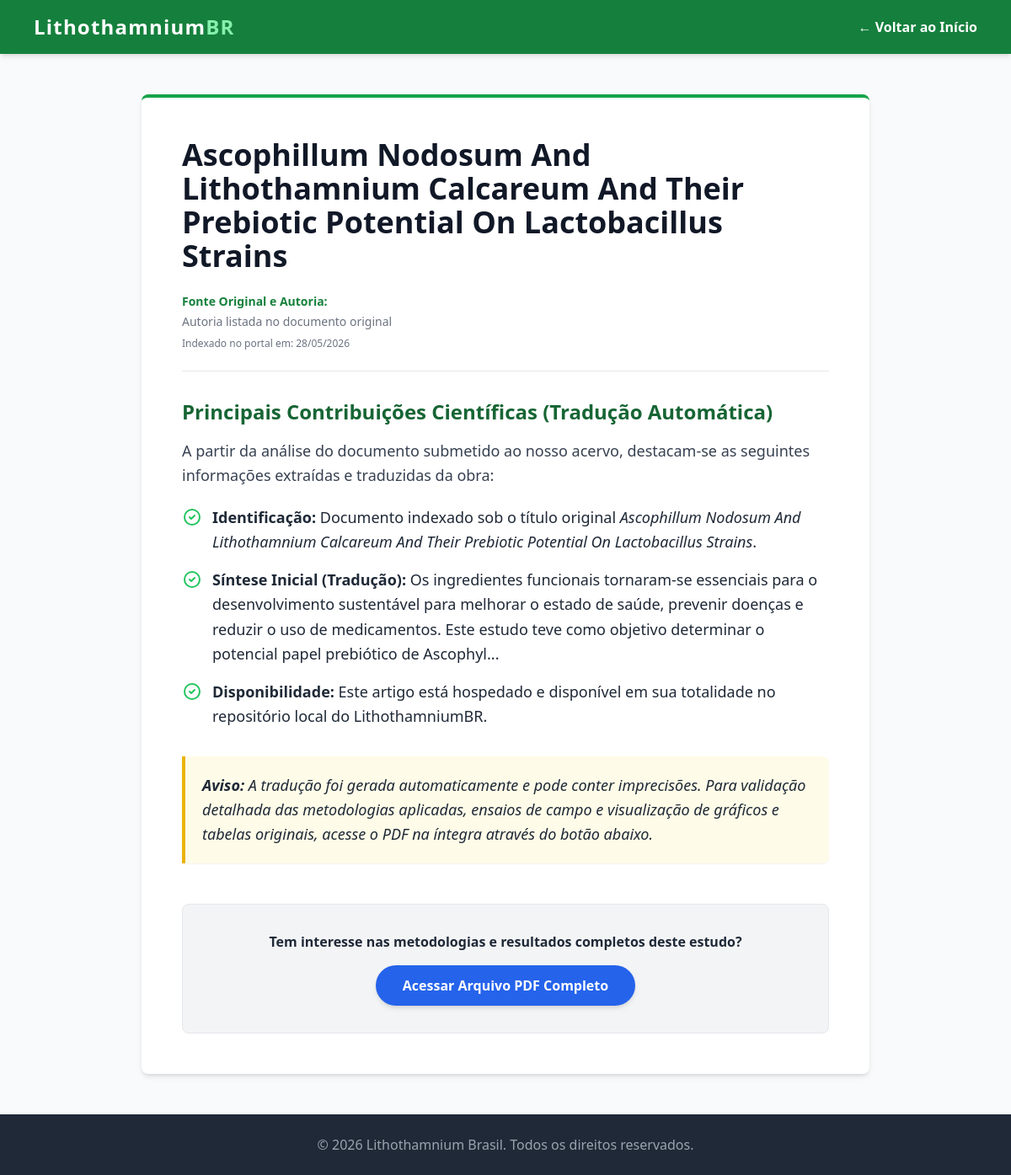
The page /artigo/2 on the database its author committed.
### tables this page shows
CREATE TABLE pesquisas (
            id INTEGER PRIMARY KEY AUTOINCREMENT,
            titulo TEXT,
            autores TEXT,
            resumo TEXT,
            conteudo TEXT,
            link_original TEXT UNIQUE,
            data_coleta TEXT,
            imagem TEXT
        );

### app.py (the view)
@app.route('/artigo/<int:id>')
def artigo(id):
    conn = conectar_banco()
    cursor = conn.cursor()
    cursor.execute('SELECT * FROM pesquisas WHERE id = ?', (id,))
    pesquisa = cursor.fetchone()
    conn.close()
    if pesquisa is None:
        return "Artigo não encontrado", 404
    return render_template('artigo.html', pesquisa=pesquisa)

### app.py (called while the page is built)
def conectar_banco():
    diretorio_atual = os.path.dirname(os.path.abspath(__file__))
    caminho_banco = os.path.join(diretorio_atual, 'pesquisas.db')
    conn = sqlite3.connect(caminho_banco)
    conn.row_factory = sqlite3.Row
    return conn

### templates/artigo.html (shortened to what this page needs)
<!DOCTYPE html>
<html lang="pt-BR">
<head>
    <script src="https://cdn.tailwindcss.com"></script>
</head>
<body class="bg-gray-50 text-gray-800 font-sans min-h-screen flex flex-col">
    <nav class="bg-green-700 text-white shadow-md">
        <div class="max-w-6xl mx-auto px-4 py-4 flex justify-between items-center">
            <a href="/" class="text-2xl font-bold tracking-wider hover:text-green-300 transition">Lithothamnium<span class="text-green-300">BR</span></a>
            <a href="/" class="font-semibold hover:text-green-300 transition">&larr; Voltar ao Início</a>
        </div>
    </nav>
    <main class="flex-grow w-full max-w-4xl mx-auto px-4 py-12">
        <article class="bg-white p-8 md:p-12 rounded-lg shadow-md border-t-4 border-green-600">
            <h1 class="text-3xl md:text-4xl font-extrabold text-gray-900 mb-6 leading-tight">{{ pesquisa.titulo }}</h1>
            <div class="text-sm text-gray-500 mb-8 border-b border-gray-200 pb-6">
                <p class="font-semibold mb-1 text-green-700">Fonte Original e Autoria:</p>
                <p>{{ pesquisa.autores }}</p>
                <p class="mt-2 text-xs">Indexado no portal em: {{ pesquisa.data_coleta }}</p>
            </div>
            <div class="prose max-w-none text-gray-700 text-lg leading-relaxed mb-10">
                {{ pesquisa.conteudo | safe }}
            </div>
            <div class="bg-gray-100 p-8 rounded-lg text-center border border-gray-200 mt-12">
                <p class="text-gray-800 mb-4 font-semibold">Tem interesse nas metodologias e resultados completos deste estudo?</p>
                <a href="{{ pesquisa.link_original }}" target="_blank" rel="noopener noreferrer" class="inline-block bg-blue-600 hover:bg-blue-700 text-white font-bold py-3 px-8 rounded-full transition shadow-md">
                    Acessar Arquivo PDF Completo
                </a>
            </div>
        </article>
    </main>
    <footer class="bg-gray-800 text-gray-400 py-6 text-center mt-auto">
        <p>&copy; 2026 Lithothamnium Brasil. Todos os direitos reservados.</p>
    </footer>
</body>
</html>

### rows shown on the page
pesquisas: titulo "Ascophillum Nodosum And Lithothamnium Calcareum And Their Prebiotic Potential On Lactobacillus Strains", autores "Autoria listada no documento original", data_coleta "28/05/2026", conteudo "Principais Contribuições Científicas (Tradução Automática) A partir da análise do documento submetido ao nosso acervo, destacam-se as seguintes informações extraídas e traduzidas da obra: Identificação: Documento indexado sob o título original Ascophillum Nodosum And Lithothamnium Calcareum And Their Prebiotic Potential On Lactobacillus Strains . Síntese Inicial (Tradução): Os ingredientes funcionais tornaram-se essenciais para o desenvolvimento sustentável para melhorar o estado de saúde, prevenir doenças e reduzir o uso de medicamentos. Este estudo teve como objetivo determinar o potencial papel prebiótico de Ascophyl... Disponibilidade: Este artigo está hospedado e disponível em sua…"
